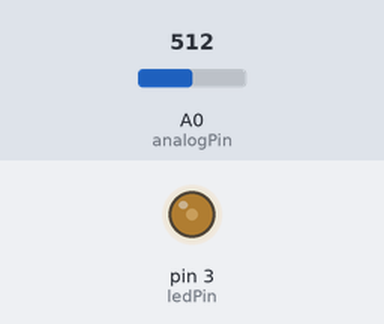
This sketch was run on a simulated Arduino Uno, built with avr-gcc and run on an emulated ATmega328P. Parts: output pins drawn as LEDs (lit = HIGH). The test bench sets the inputs (shaded band); at power-on: A0 (analogPin) = 512.

Above: at 1.3 s.
1.4 s: A0 (analogPin) set to 716
At 2.4 s:
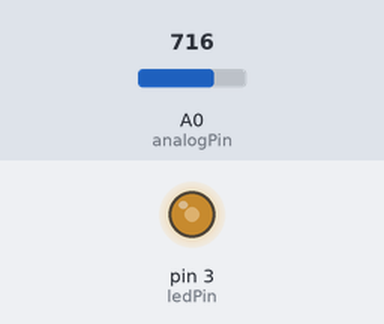
4.4 s: A0 (analogPin) set to 900
At 10.2 s:
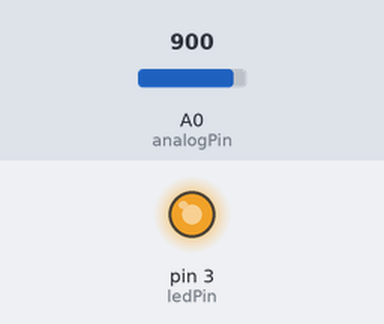
Timing chart, 0 to 11.7 s (numbered marks = the images above; inputs shaded):
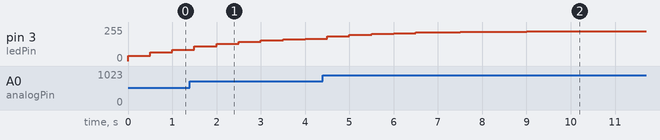

The sketch:

codigo.ino
```cpp
const int  ledPin=3;
const int analogPin = 0;//the analog input pin attach to
int inputValue = 0;//variable to store the value coming from sensor

int outputValue = 0;//variable to store the output value
void setup() {
  // put your setup code here, to run once:

  pinMode(ledPin, OUTPUT);
}

void loop() {
   inputValue=inputValue-0.3*(inputValue-analogRead(analogPin));
   outputValue = map(inputValue, 0, 1023, 0,255);
  // put your main code here, to run repeatedly:
  analogWrite(ledPin, outputValue);
  delay(500);
 }
```
